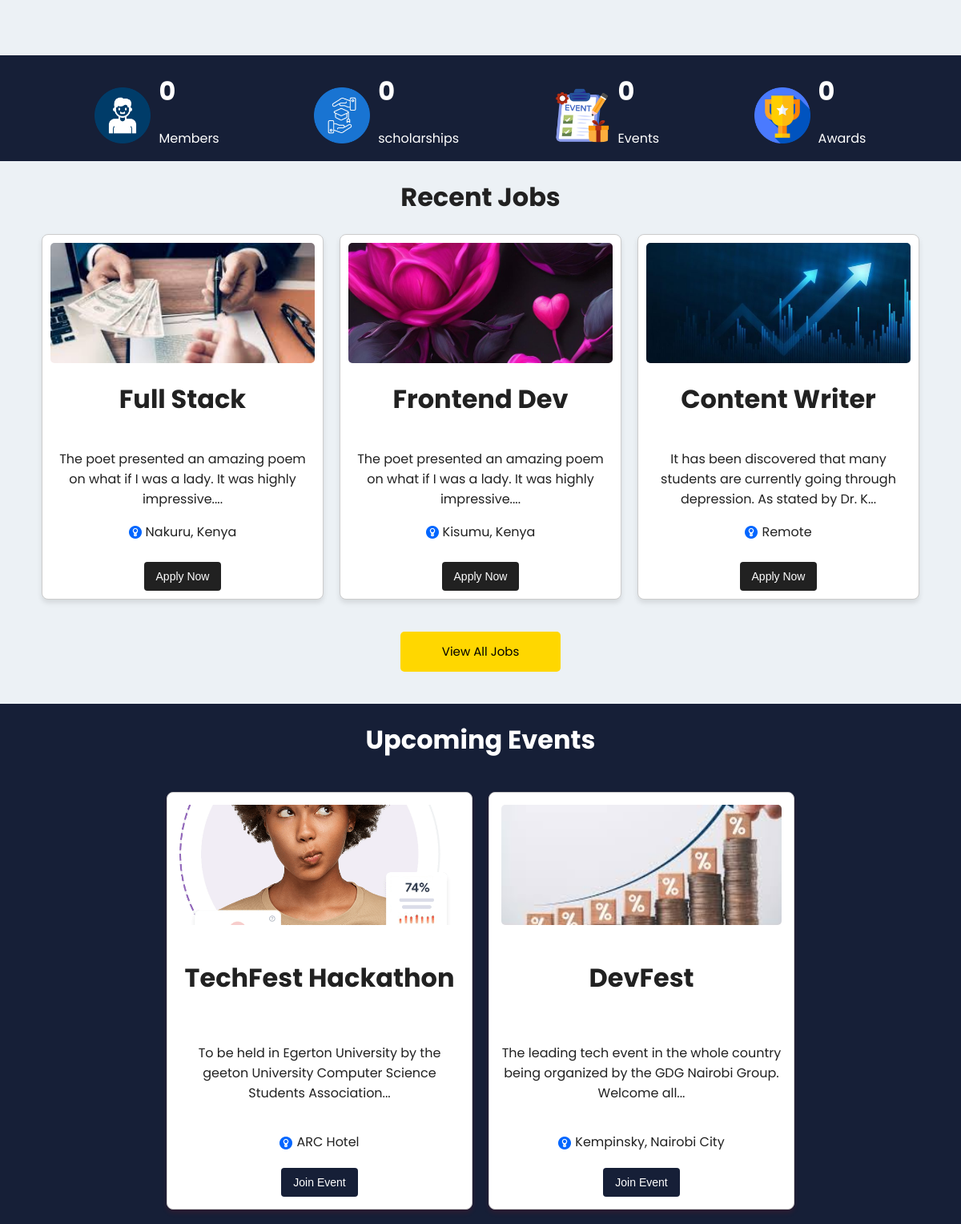
Before: / (middle part) with the older database file.
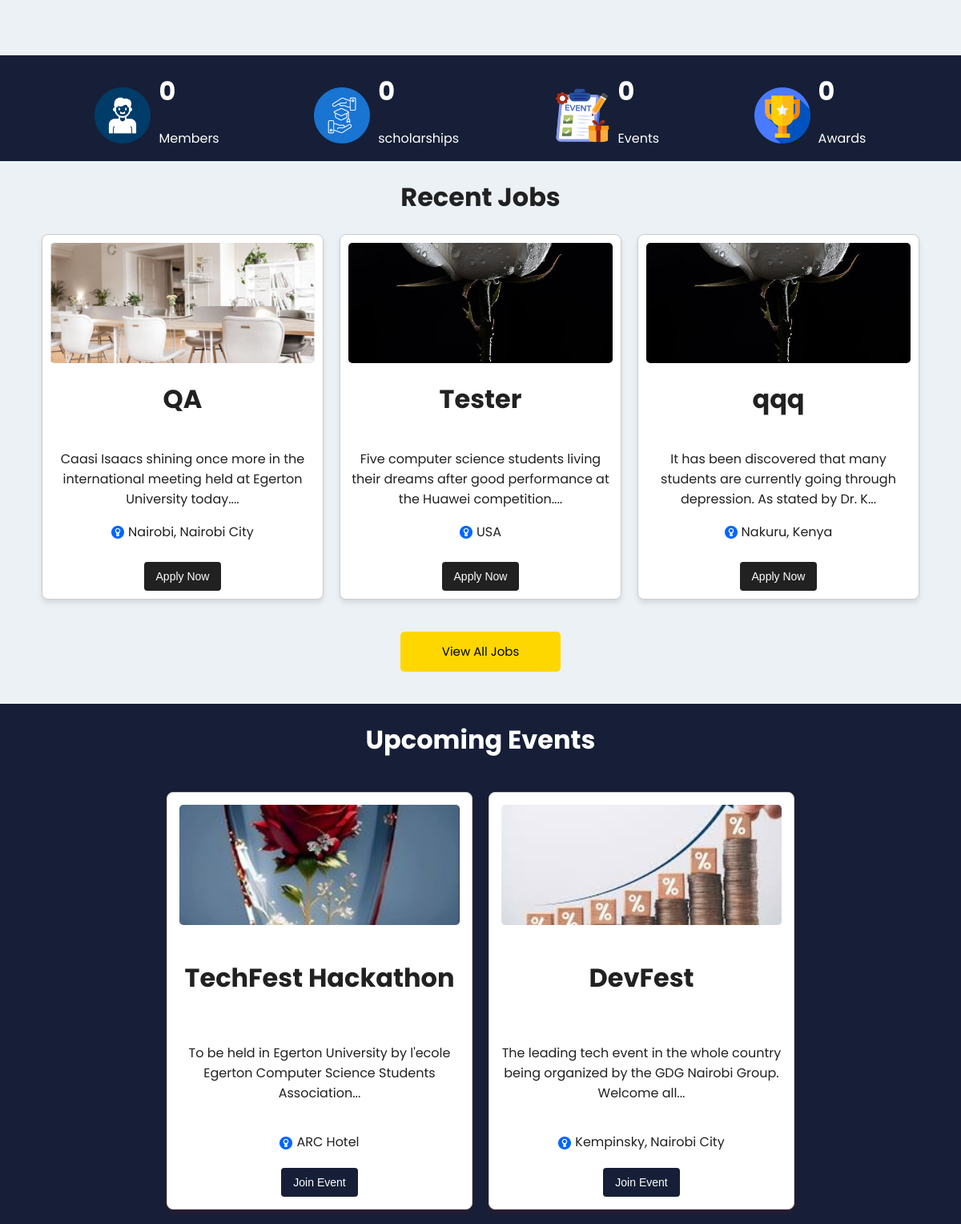
After: the same page with the newer database file.
### website/models.py (models this page shows)
class Jobs(db.Model):
    id = db.Column(db.Integer, primary_key = True)
    title = db.Column(db.String(100) , nullable = False)
    body = db.Column(db.String(1000) , nullable = False)
    location = db.Column(db.String(50) , nullable = False)
    job_type = db.Column(db.String(100) , nullable = False)
    link = db.Column(db.String(100) , nullable = False)
    image = db.Column(db.String(1000) , nullable = False)

class Events(db.Model):
    id = db.Column(db.Integer, primary_key = True)
    title = db.Column(db.String(100) , nullable = False)
    body = db.Column(db.String(1000) , nullable = False)
    location = db.Column(db.String(50) , nullable = False)
    link = db.Column(db.String(100) , nullable = False)
    image = db.Column(db.String(1000) , nullable = False)

### website/views.py (the view)
@views.route('/', methods = ['POST' , 'GET'])
def home():
    jobs = Jobs.query.all()
    events = Events.query.all()
    return render_template('home.html' , jobs = jobs, events = events)

### website/templates/home.html (shortened to what this page needs)
{% extends 'base.html' %} {% block title %} Home {% endblock %} {% block body %}
<div class="mission">
  <div class="mission-content">
  </div>
</div>
<div class="stats">
  <div class="members">
    <img src="../static/images/man.png" alt="" />
    <div>
      <h1>0</h1>
      <p>Members</p>
    </div>
  </div>
  <div class="members">
    <img src="../static/images/scholarship.png" alt="" />
    <div>
      <h1>0</h1>
      <p>scholarships</p>
    </div>
  </div>
  <div class="members">
    <img src="../static/images/event-list.png" alt="" />
    <div>
      <h1>0</h1>
      <p>Events</p>
    </div>
  </div>
  <div class="members">
    <img src="../static/images/award.png" alt="" />
    <div>
      <h1>0</h1>
      <p>Awards</p>
    </div>
  </div>
</div>
<div style="background-color: #ECF1F5; color: #212121;">
  <h1 style="text-align: center;" > Recent Jobs </h1>
<div class="jobs">
  {% for job in jobs[:3] %}
    <div class="recent-jobs">
      <img src="{{ job.image }}" alt="an image here" />
      <h1>{{ job.title }}</h1>
      <p>{{ job.body[:100] }}...</p>
      <section>
        <img src="../static/images/location.png" alt="" />{{ job.location }}
      </section>
       <br>
      <a href="https://{{job.link}}"> <button>Apply Now</button> </a>
    </div>
{% endfor %}
</div>
<div class="view-all-jobs">
  <a href="/jobs"><button > View All Jobs </button></a>
</div>
</div>
<div style="background-color: #161F37; color: #ffffff;">
  <h1 style="text-align: center;" > Upcoming Events </h1>
<div class="events">
  {% for event in events[:3] %}
    <div class="recent-events">
      <img src="{{event.image }}" alt="an image here" />
      <h1>{{event.title }}</h1>
      <p>{{event.body[:100] }}...</p>
      <section>
        <img src="../static/images/location.png" alt="" />{{event.location }}
      </section>
      <a href="https://{{event.link}}"> <button> Join Event </button> </a>
    </div>
{% endfor %}
</div>
</div>
{% endblock %}

Changed rows visible on the page:
removed Jobs: image (picture), title "Full Stack", body "The poet presented an amazing poem on what if I was a lady. It was highly impressive.", location "Nakuru, Kenya"
removed Jobs: image (picture), title "Frontend Dev", body "The poet presented an amazing poem on what if I was a lady. It was highly impressive.", location "Kisumu, Kenya"
removed Jobs: image (picture), title "Content Writer", body "It has been discovered that many students are currently going through depression. As stated by Dr. K", location "Remote"
now on this page (row unchanged): Jobs: image (picture), title "QA", body "Caasi Isaacs shining once more in the international meeting held at Egerton University today.", location "Nairobi, Nairobi City"
now on this page (row unchanged): Jobs: image (picture), title "Tester", body "Five computer science students living their dreams after good performance at the Huawei competition.", location "USA"
now on this page (row unchanged): Jobs: image (picture), title "qqq", body "It has been discovered that many students are currently going through depression. As stated by Dr. K", location "Nakuru, Kenya"
changed Events "TechFest Hackathon": image: a different picture; body "To be held in Egerton University by the geeton University Computer Science Students Association" → "To be held in Egerton University by l'ecole Egerton Computer Science Students Association"
